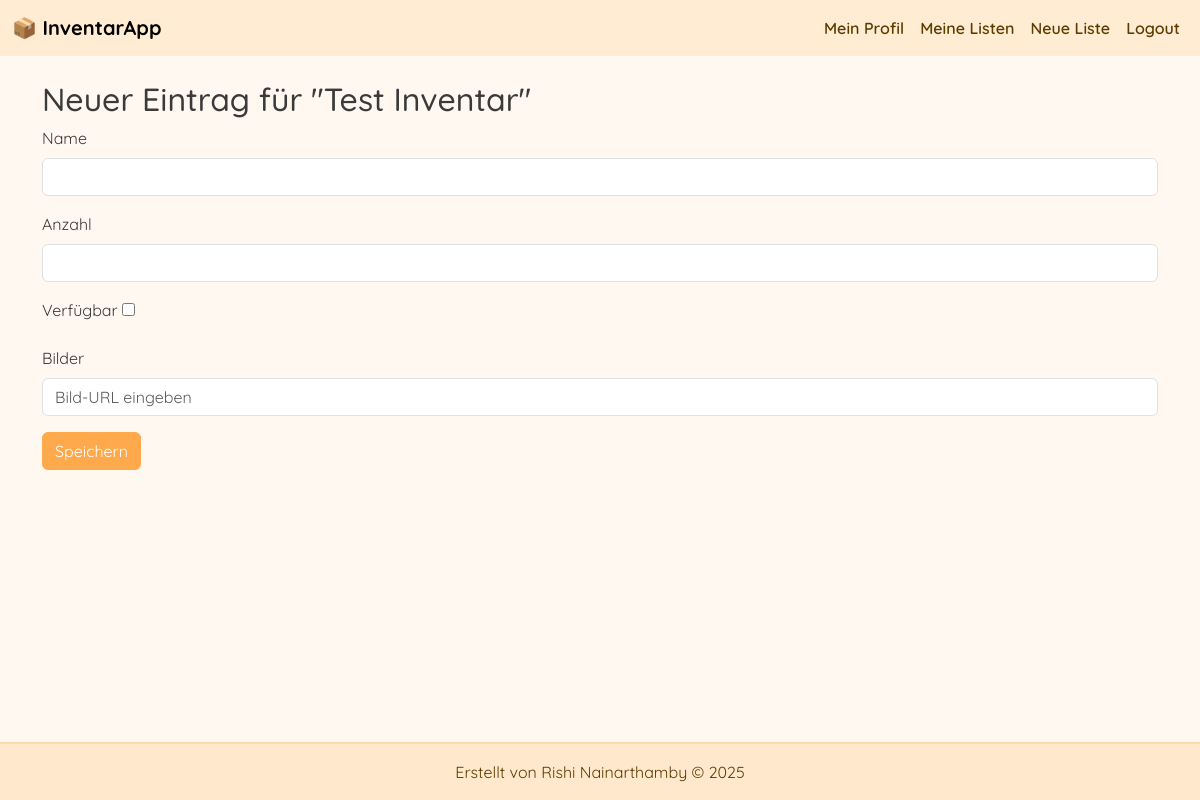
/inventory/manage/1/add (signed in), run on the app's committed database.
### app/models.py (models this page shows)
class InventoryList(db.Model):
    id = db.Column(db.Integer, primary_key=True)
    name = db.Column(db.String(128), nullable=False)
    user_id = db.Column(db.Integer, db.ForeignKey('user.id'), nullable=False)
    created_at = db.Column(db.DateTime, default=datetime.utcnow)
    fields = db.relationship("InventoryField", backref="inventory_list", cascade="all, delete", lazy=True)
    items = db.relationship("InventoryItem", backref="inventory_list", cascade="all, delete", lazy=True)

class InventoryField(db.Model):
    id = db.Column(db.Integer, primary_key=True)
    list_id = db.Column(db.Integer, db.ForeignKey("inventory_list.id"), nullable=False)
    name = db.Column(db.String(100), nullable=False)
    field_type = db.Column(db.String(20), nullable=False)  # text, number, image, boolean

### app/routes/inventory.py (the view, shortened to what this page needs)
@bp.route("/manage/<int:list_id>/add", methods=["GET", "POST"])
@login_required
def add_item(list_id):
    inv_list = InventoryList.query.get_or_404(list_id)
    if inv_list.user_id != current_user.id:
        flash("Zugriff verweigert", "danger")
        return redirect(url_for("inventory.dashboard"))
    return render_template("add_item.html", inv_list=inv_list)

### app/__init__.py (called while the page is built)
def create_app():
    app = Flask(__name__)
    app.config.from_object("config.Config")
    db.init_app(app)
    migrate.init_app(app, db)
    login_manager.init_app(app)
    login_manager.login_view = "auth.login"
    from .routes import auth, inventory, profile, api, main
    app.register_blueprint(auth.bp)
    app.register_blueprint(inventory.bp)
    app.register_blueprint(profile.bp)
    app.register_blueprint(api.bp)
    app.register_blueprint(main.bp)
    from app.models import User
    @login_manager.user_loader
    def load_user(user_id):
        return User.query.get(int(user_id))
    from datetime import datetime
    @app.context_processor
    def inject_now():
        return {'now': datetime.utcnow}
    return app

### app/templates/add_item.html
{% extends "base.html" %}
{% block content %}
<h2>Neuer Eintrag für "{{ inv_list.name }}"</h2>
<form method="POST">
    {% for field in inv_list.fields %}
        <div class="mb-3">
            <label class="form-label">{{ field.name }}</label>
            {% if field.field_type == 'text' %}
                <input type="text" name="{{ field.name }}" class="form-control">
            {% elif field.field_type == 'number' %}
                <input type="number" name="{{ field.name }}" class="form-control">
            {% elif field.field_type == 'boolean' %}
                <input type="checkbox" name="{{ field.name }}">
            {% elif field.field_type == 'image' %}
                <input type="text" name="{{ field.name }}" placeholder="Bild-URL eingeben" class="form-control">
            {% endif %}
        </div>
    {% endfor %}
    <button class="btn btn-primary">Speichern</button>
</form>
{% endblock %}

### app/templates/base.html (style rules this page uses)
html, body { height: 100%; margin: 0; display: flex; flex-direction: column; font-family: 'Quicksand', sans-serif; background-color: #fff8f0; color: #3a3a3a; }
.btn-primary { background-color: #ffa94d; border-color: #ffa94d; }

### data on the page
InventoryList: name "Test Inventar"
InventoryField: name "Name"
InventoryField: name "Anzahl"
InventoryField: name "Verfügbar"
InventoryField: name "Bilder"
